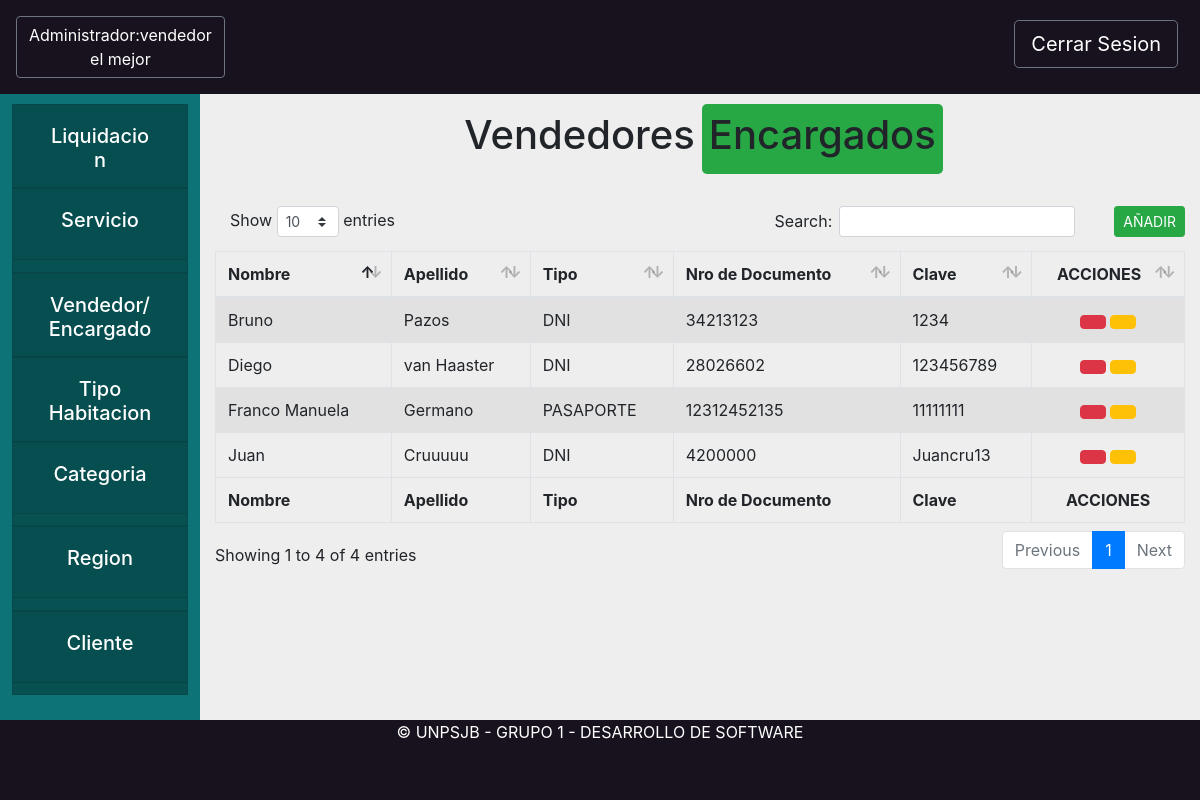
/core/vendedor (signed in), run on the app's committed database.
### core/models.py (models this page shows, shortened)
class Persona(models.Model):
    DNI = 0
    PASAPORTE = 1
    LIBRETA = 2
    TIPOS_DOCUMENTO = (
        (DNI, "DNI"),
        (PASAPORTE, "PASAPORTE"),
        (LIBRETA, "LIBRETA")
    )
    objects = PersonaManager.from_queryset(PersonaQuerySet)()
    tipo_documento = models.PositiveSmallIntegerField(choices=TIPOS_DOCUMENTO)
    documento = models.CharField(max_length=13)
    nombre = models.CharField(max_length=200)
    apellido = models.CharField(max_length=200)
    usuario = models.OneToOneField(User, null=True, blank=True, on_delete=models.SET_NULL)

class Rol(models.Model):
    TIPO = 0
    TIPOS = [
        (0, "rol")
    ]
    persona = models.ForeignKey(Persona, related_name="roles", on_delete=models.CASCADE)
    tipo = models.PositiveSmallIntegerField(choices=TIPOS)

class Encargado(Rol):
    TIPO = 1
    bajaEncargado = models.BooleanField(default=False)
    clave = models.CharField(max_length=10, default="")

class Rol(models.Model):
    TIPO = 0
    TIPOS = [
        (0, "rol")
    ]
    persona = models.ForeignKey(Persona, related_name="roles", on_delete=models.CASCADE)
    tipo = models.PositiveSmallIntegerField(choices=TIPOS)

### core/views.py (the view)
# urls.py: path('vendedor', views.vendedor, name='opcionVendedor'),
def vendedor(request):
    personaInstancia = request.user.persona
    colVendedores = Vendedor.objects.all()
    colEncargados = Encargado.objects.all()
    return render(request, "core/vendedor.html", {"colVendedores": colVendedores, "colEncargados": colEncargados,"administrador":personaInstancia})

### core/templates/core/vendedor.html (shortened to what this page needs)
{% extends 'base/base_administrador.html'%}
{% load static %}
{% block header %}
<button onclick="location.href='/core/homeAdministrador'" style="text-decoration:none"
    class="rounded-1 btn  btn-outline-secondary text-white ">Administrador:{% if administrador %}{{administrador.nombre}} {{administrador.apellido}}{% endif %}</button>
{% endblock header %}
{% block content %}
<div class="switch-toggle switch-3 switch-candy sm row justify-content-center my-4">
    <label for="vendedor" onclick="">
        <h1>Vendedores</h1>
    </label>
    <label for="encargado" onclick="">
        <h1>Encargados</h1>
    </label>
</div>
<div class="formularioRegion" id="vistaEncargados">
    <table id="example2" class="table table-striped table-bordered" style="width:100%">
        <thead>
            <tr>
                <button type="button" class="btn btn-success ml-4 float-right btn-sm" data-toggle="modal"
                    data-target="#crearEncargado"
                    onclick="abrir_modal('{% url 'core:modalCrearEncargado' %}','#crearEncargado');">
                    AÑADIR</button>
                <th>Nombre</th>
                <th>Apellido</th>
                <th>Tipo</th>
                <th>Nro de Documento</th>
                <th>Clave</th>
                <th>
                    <Center>ACCIONES</Center>
                </th>
            </tr>
        </thead>
        <tbody>
            {% for encargado in colEncargados %}
            <tr>
                <td> {{encargado.persona.nombre}}</td>
                <td> {{encargado.persona.apellido}}</td>
                <td> {{encargado.persona.get_tipo_documento_display}}</td>
                <td> {{encargado.persona.documento}}</td>
                <td> {{encargado.clave}}</td>
                <td>
                    <center>
                    {% if encargado.bajaEncargado %}
                        <button type="button" class="btn btn-success" data-toggle="modal"
                               data-target="#reciclarEncargado"
                               onclick="abrir_modal('{% url 'core:modalReciclarEncargado' encargado.pk %}','#reciclarEncargado');"
                               title="Reciclar">
                               <i class="fas fa-recycle"></i>
                        </button>
                    {% else %}
                            <button type="button" class="btn btn-danger" data-toggle="modal"
                            data-target="#eliminarEncargado"
                            onclick="abrir_modal('{% url 'core:modalEliminarEncargado' encargado.pk %}','#eliminarEncargado');"
                            title="Eliminar">
                            </button>
                            <button type="button" class="btn btn-warning" data-toggle="modal"
                            data-target="#modificarEncargado"
                            onclick="abrir_modal('{% url 'core:modalModificarEncargado' encargado.pk %}','#modificarEncargado');">
                            </button>
                    {% endif %}
                </center>
                </td>
            </tr>
            {% endfor %}
        </tbody>
        <tfoot>
            <tr>
                <th>Nombre</th>
                <th>Apellido</th>
                <th>Tipo</th>
                <th>Nro de Documento</th>
                <th>Clave</th>
                <th>
                    <Center>ACCIONES</Center>
                </th>
            </tr>
        </tfoot>
    </table>
</div>
{% endblock content %}

### static/css/styleBase.css (style rules this page uses)
.bodyComplete { background-color: #eeeeee; width: 100%; height: 100%; }

### core/templates/core/vendedor.html (style rules this page uses)
.switch-toggle { margin-top: 1vh; }
.switch-toggle input+label { padding: 7px; float: center; cursor: pointer; }
.switch-toggle input:checked+label { background: #28a745; border-radius: 5px; }

### data on the page
Persona: nombre "vendedor", apellido "el mejor"
Encargado: persona.nombre "Diego", persona.apellido "van Haaster", persona.tipo_documento "DNI", persona.documento "28026602", clave "123456789"
Encargado: persona.nombre "Bruno", persona.apellido "Pazos", persona.tipo_documento "DNI", persona.documento "34213123", clave "1234"
Encargado: persona.nombre "Juan", persona.apellido "Cruuuuu", persona.tipo_documento "DNI", persona.documento "4200000", clave "Juancru13"
Encargado: persona.nombre "Franco Manuela", persona.apellido "Germano", persona.tipo_documento "PASAPORTE", persona.documento "12312452135", clave "11111111"
